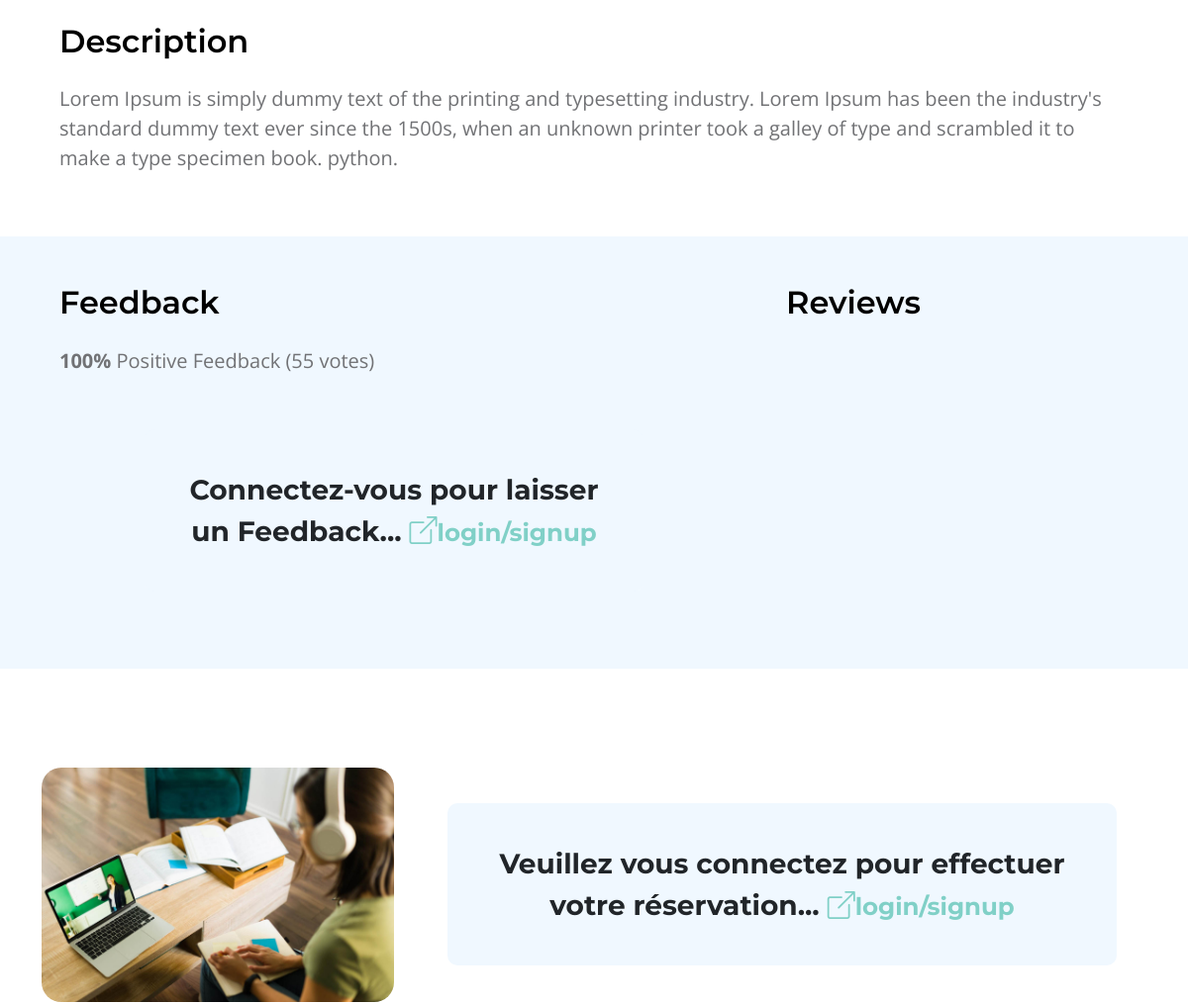
The app's page /ouvrage/f5d529fe-d20f-46df-a70f-632bed0b91e1 (middle part), older data.
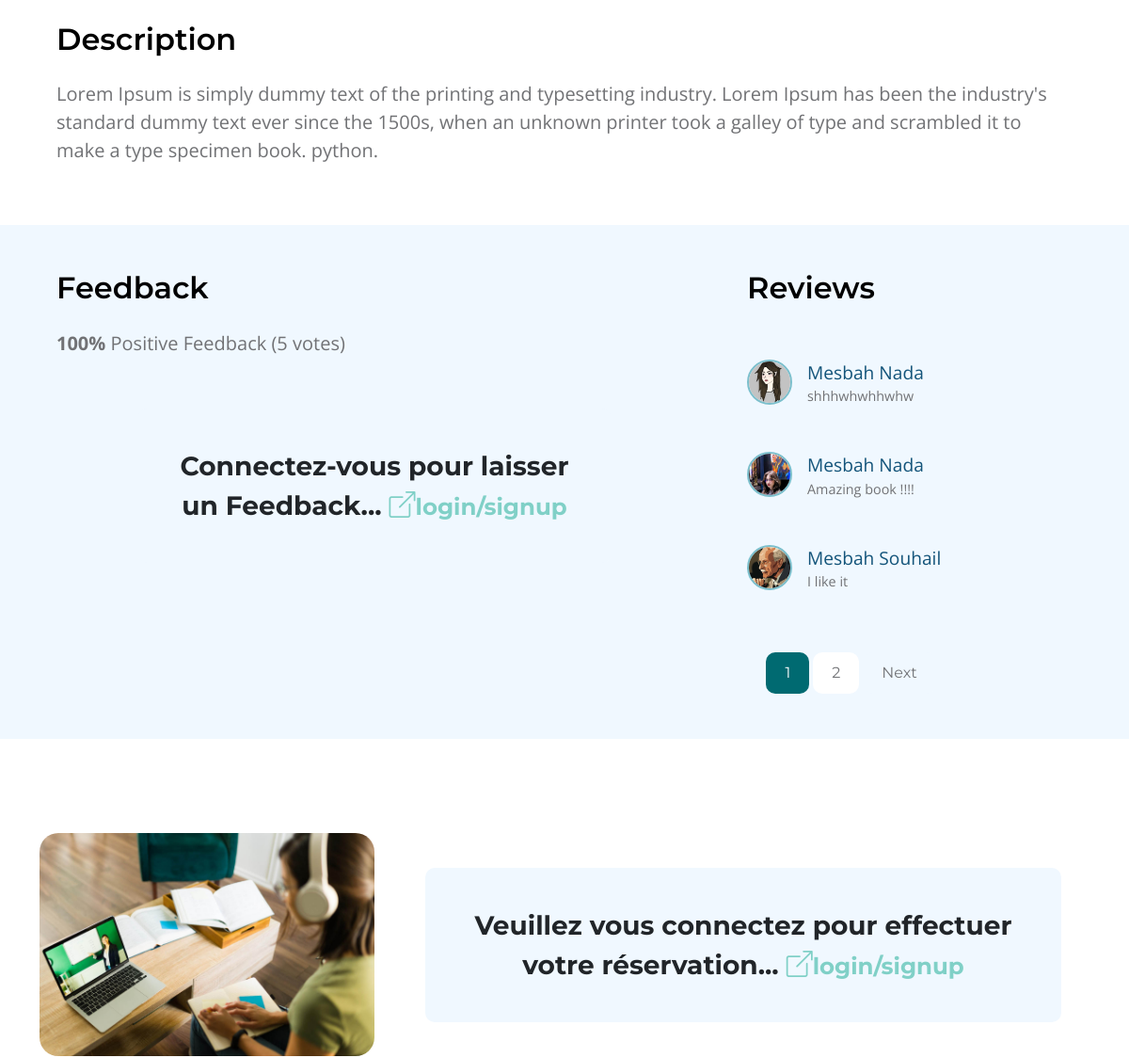
The same page, newer data.
### ouvrages/models.py (models this page shows, shortened)
class Ouvrage(models.Model):
    id = models.UUIDField(default=uuid.uuid4, unique=True, primary_key=True, editable=False)
    titre = models.CharField(max_length=200)
    auteurs = models.ManyToManyField('Auteur', blank=True)
    featured_image = models.ImageField(null=True, blank=True, default="default.jpg")
    description = models.TextField(blank=True)
    categories = models.ManyToManyField('Categorie', blank=True)
    recommended = models.BooleanField(default=False, blank=True)
    exemplaires_total = models.IntegerField(default=0, null=True, blank=True)
    vote_total = models.IntegerField(default=0, null=True, blank=True)
    vote_ratio = models.IntegerField(default=0, null=True, blank=True)
    date_achat = models.DateTimeField(auto_now_add=True)
    class Meta:
        ordering = ['-vote_ratio', '-vote_total', 'titre']
    @property
    def reviewers(self):
        queryset = self.review_set.all().values_list('owner__id', flat=True)
        return queryset

class Review(models.Model):
    owner = models.ForeignKey(
        Profile, on_delete=models.CASCADE, null=True, blank=True)
    id = models.UUIDField(default=uuid.uuid4, unique=True, primary_key=True, editable=False)
    ouvrage = models.ForeignKey('Ouvrage', on_delete=models.CASCADE)
    VOTE_TYPE =(
        ('up', 'Up Vote'),
        ('down', 'Down Vote'),
    )
    body = models.TextField(null=True, blank=True)
    value = models.CharField(max_length=200, choices=VOTE_TYPE)
    rating = models.PositiveIntegerField(default=0)  # Add this line
    created = models.DateTimeField(auto_now_add=True)

### adherants/models.py (models this page shows, shortened)
class Profile(models.Model):
    user = models.OneToOneField(User, on_delete=models.CASCADE, null=True, blank=True)
    prenom = models.CharField(max_length=255, blank=True, null=True)
    nom = models.CharField(max_length=255, blank=True, null=True)
    email = models.EmailField(max_length=500, blank=True, null=True)
    username = models.CharField(max_length=200, blank=True, null=True)
    CNI = models.CharField(max_length=200, blank=True, null=True)
    profile_image = models.ImageField(null=True, blank=True, upload_to='profiles/', default="profiles/user-default.png")
    departement = models.CharField(max_length=200, blank=True, null=True)
    filiere = models.CharField(max_length=200, blank=True, null=True)
    CNE = models.CharField(max_length=200, blank=True, null=True)
    semestre = models.CharField(max_length=200, blank=True, null=True)
    sexe = models.CharField(max_length=200, blank=True, null=True)
    phonenumber = models.CharField(max_length=200, blank=True, null=True)
    created = models.DateTimeField(auto_now_add=True)
    id = models.UUIDField(default=uuid.uuid4, unique=True,
                          primary_key=True, editable=False)

### ouvrages/views.py (the view, shortened to what this page needs)
# urls.py: path('ouvrage/<str:pk>', views.ouvrage, name="ouvrage"),
def ouvrage(request, pk):
    ouvrageObj = Ouvrage.objects.get(id=pk)
    form = ReviewForm()
    reviews = ouvrageObj.review_set.all()
    custom_range, reviews = paginateReviews(request, reviews, 3)
    context = {
        'reviews': reviews,
        'custom_range': custom_range,
        'ouvrage': ouvrageObj,
        'form': form
    }
    return render(request, 'ouvrages/single-ouvrage.html', context)

### ouvrages/models.py (called while the page is built)
    def __str__(self):
        return self.name

    def __str__(self):
        return f"{self.nomComplet}"

### ouvrages/utils.py (called while the page is built)
def paginateReviews(request, reviews, results):
    page = request.GET.get('page')
    paginator = Paginator(reviews, results)
    try:
        reviews = paginator.page(page)
    except PageNotAnInteger:
        page = 1
        reviews = paginator.page(page)
    except EmptyPage:
        page = paginator.num_pages
        reviews = paginator.page(page)
    leftIndex = (int(page) - 4)
    if leftIndex < 1:
        leftIndex = 1
    rightIndex = (int(page) + 5)
    if rightIndex > paginator.num_pages:
        rightIndex = paginator.num_pages + 1
    custom_range = range(leftIndex, rightIndex)
    return custom_range, reviews

### ouvrages/templates/ouvrages/single-ouvrage.html (shortened to what the changed rows need)
{% extends "main.html" %}
{% block content%}
{% load static %}
<section class="topics-detail-section p-lg-5" id="topics-detail">
    <div class="container">
        <div class="row">
            <div class="col-lg-12 col-12 m-auto">
                <h3 class="mb-4">Description</h3>
                <p class="">{{ouvrage.description}}</p>
            </div>
        </div>
    </div>
</section>
{% if not user.is_staff %}
<section>
    <div class="pt-lg-5 pb-lg-5 section-bg">
        <div class="d-flex flex-row align-items-start">
            <div class="container col-lg-7 col-12 ms-lg-5">
                <div class="w-auto">
                    <h3 class="mb-3 pb-2">Feedback</h3>
                    <p class="mb-lg-4">
                        <span style="font-weight: bold;">{{ ouvrage.vote_ratio }}%</span> Positive Feedback ({{ ouvrage.vote_total }} vote{{ ouvrage.vote_total|pluralize:"s" }})
                    </p>
                </div>
                {% if not user.is_authenticated %}
                    <div class="col-lg-10 col-12 m-auto" id="reservation">
                        <blockquote>
                            Connectez-vous pour laisser un Feedback... <a href="{% url 'login' %}" class="custom-icon bi-box-arrow-up-right smoothscroll"><small>login/signup</small></a>
                        </blockquote>
                    </div>
                {% endif %}
            </div>
            <div class="container col-lg-4 col-12 ms-lg-3">
                <div class="col-12">
                    <h3 class="mb-5 pb-2">Reviews</h3>
                </div>
                <div class="commentList col-12 mt-lg-2">
                    {% for review in reviews %}
                        {% if review.body %}
                            <div class="comment">
                                <a href="#">
                                    <img class="avatar avatar--sm" src="{{review.owner.profile_image.url}}" alt="user" />
                                </a>
                                <div class="comment__details">
                                    <a href="#" class="comment__author">{{review.owner.nom}} {{review.owner.prenom}}</a>
                                    <p class="comment__info">
                                        {{review.body|linebreaksbr}}
                                    </p>
                                </div>
                            </div>
                        {% endif %}
                    {% endfor %}
                </div>
                <div class="col-lg-4 col-12 mt-lg-2 ms-lg-5">
                    {% if reviews.has_other_pages %}
                        <nav aria-label="Page navigation example">
                            <ul class="pagination justify-content-center mb-0">
                                {% for page in custom_range %}
                                    {% if page == reviews.number %}
                                        <li class="page-item active" aria-current="page">
                                            <a class="page-link" href="?page={{page}}">{{page}}</a>
                                        </li>
                                    {% else %}
                                        <li class="page-item">
                                            <a class="page-link" href="?page={{page}}">{{page}}</a>
                                        </li>
                                    {% endif %}
                                {% endfor %}
                                {% if reviews.has_next %}
                                    <li class="page-item">
                                        <a class="page-link" href="?page={{reviews.next_page_number}}" aria-label="Next">
                                            <span aria-hidden="true">Next</span>
                                        </a>
                                    </li>
                                {% endif %}
                            </ul>
                        </nav>
                    {% endif %}
                </div>
            </div>
        </div>
    </div>
</section>
{% endif %}
{% endblock content%}

Row changes from the older to the newer data that the page shows:
changed Ouvrage: vote_total "55" → "5"
added Review: owner.profile_image (picture), owner.nom "Mesbah", owner.prenom "Nada", body "shhhwhwhhwhw"
added Review: owner.profile_image (picture), owner.nom "Mesbah", owner.prenom "Nada", body "Amazing book !!!!"
added Review: owner.profile_image (picture), owner.nom "Mesbah", owner.prenom "Souhail", body "I like it"
Text that changed along with them:
new list line: "1"
new list line: "2"
text now shown: "Next"
